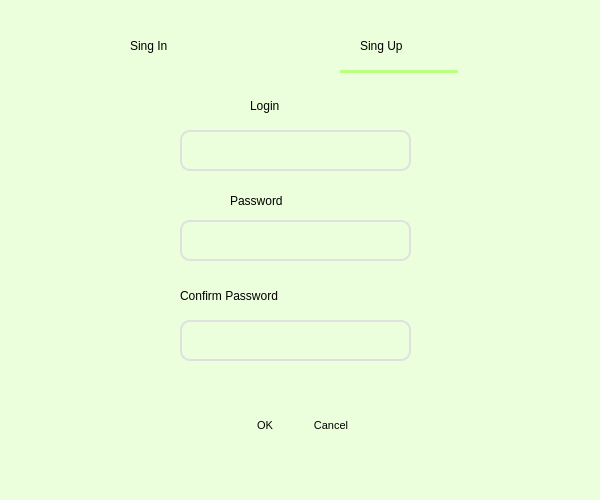
<?xml version="1.0" encoding="UTF-8"?>
<ui version="4.0">
 <class>Dialog</class>
 <widget class="QDialog" name="Dialog">
  <property name="geometry">
   <rect>
    <x>0</x>
    <y>0</y>
    <width>600</width>
    <height>500</height>
   </rect>
  </property>
  <property name="windowTitle">
   <string>Dialog</string>
  </property>
  <property name="styleSheet">
   <string notr="true">background-color: #ECFFDC;
border-radius: 20px;
</string>
  </property>
  <widget class="QDialogButtonBox" name="buttonBox">
   <property name="geometry">
    <rect>
     <x>10</x>
     <y>400</y>
     <width>351</width>
     <height>51</height>
    </rect>
   </property>
   <property name="styleSheet">
    <string notr="true">QPushButton {
	border-radius: 20px;
    min-width: 50px;
    max-width: 70px;
    min-height: 20px;
    max-height: 30px;
    padding: 2px 5px;
    font-size: 8pt;
	icon: none
}
QPushButton[text=&quot;OK&quot;] {
    background-color: #BAFF82;
    color: black;
}
QPushButton[text=&quot;OK&quot;]:hover {
    background-color: #48A000;
	color: white;
}
QPushButton[text=&quot;Cancel&quot;] {
    background-color: transparent;
    border: 2px solid #BAFF82;
    color: black;
}
QPushButton[text=&quot;Cancel&quot;]:hover {
    background-color: #48A000;
	color: white;
	border: none;
}</string>
   </property>
   <property name="standardButtons">
    <set>QDialogButtonBox::Cancel|QDialogButtonBox::Ok</set>
   </property>
  </widget>
  <widget class="QLineEdit" name="lineEdit">
   <property name="geometry">
    <rect>
     <x>180</x>
     <y>220</y>
     <width>231</width>
     <height>41</height>
    </rect>
   </property>
   <property name="styleSheet">
    <string notr="true">border: 2px solid #e0e0e0;
border-radius: 10px;
padding: 10px;</string>
   </property>
   <property name="echoMode">
    <enum>QLineEdit::Password</enum>
   </property>
  </widget>
  <widget class="QLineEdit" name="lineEdit_2">
   <property name="geometry">
    <rect>
     <x>180</x>
     <y>130</y>
     <width>231</width>
     <height>41</height>
    </rect>
   </property>
   <property name="styleSheet">
    <string notr="true">border: 2px solid #e0e0e0;
border-radius: 10px;
padding: 10px;</string>
   </property>
  </widget>
  <widget class="QLabel" name="label_2">
   <property name="geometry">
    <rect>
     <x>230</x>
     <y>190</y>
     <width>131</width>
     <height>21</height>
    </rect>
   </property>
   <property name="styleSheet">
    <string notr="true">background-color: transparent;
color: black;                   
font: bold 17pt 'Segoe UI';</string>
   </property>
   <property name="text">
    <string>Password</string>
   </property>
  </widget>
  <widget class="QLabel" name="label">
   <property name="geometry">
    <rect>
     <x>250</x>
     <y>90</y>
     <width>71</width>
     <height>31</height>
    </rect>
   </property>
   <property name="styleSheet">
    <string notr="true">alignment: center;
background-color: transparent;
color: black;                   
font: bold 17pt 'Segoe UI';</string>
   </property>
   <property name="text">
    <string>Login</string>
   </property>
  </widget>
  <widget class="QLabel" name="signInLabel">
   <property name="geometry">
    <rect>
     <x>130</x>
     <y>30</y>
     <width>91</width>
     <height>31</height>
    </rect>
   </property>
   <property name="styleSheet">
    <string notr="true">alignment: center;
background-color: transparent;
color: black;                   
font: bold 15pt 'Segoe UI';</string>
   </property>
   <property name="text">
    <string>Sing In</string>
   </property>
  </widget>
  <widget class="QLabel" name="signUpLabel">
   <property name="geometry">
    <rect>
     <x>360</x>
     <y>30</y>
     <width>101</width>
     <height>31</height>
    </rect>
   </property>
   <property name="styleSheet">
    <string notr="true">alignment: center;
background-color: transparent;
color: black;                   
font: bold 15pt 'Segoe UI';</string>
   </property>
   <property name="text">
    <string>Sing Up</string>
   </property>
  </widget>
  <widget class="Line" name="underline">
   <property name="geometry">
    <rect>
     <x>340</x>
     <y>70</y>
     <width>118</width>
     <height>3</height>
    </rect>
   </property>
   <property name="styleSheet">
    <string notr="true">background-color: #BAFF82;
border: none;
height: 3px;</string>
   </property>
   <property name="orientation">
    <enum>Qt::Horizontal</enum>
   </property>
  </widget>
  <widget class="QLabel" name="confirmLabel">
   <property name="geometry">
    <rect>
     <x>180</x>
     <y>280</y>
     <width>231</width>
     <height>31</height>
    </rect>
   </property>
   <property name="styleSheet">
    <string notr="true">background-color: transparent;
color: black;                   
font: bold 17pt 'Segoe UI';</string>
   </property>
   <property name="text">
    <string>Confirm Password</string>
   </property>
  </widget>
  <widget class="QLineEdit" name="confirmEdit">
   <property name="geometry">
    <rect>
     <x>180</x>
     <y>320</y>
     <width>231</width>
     <height>41</height>
    </rect>
   </property>
   <property name="styleSheet">
    <string notr="true">border: 2px solid #e0e0e0;
border-radius: 10px;
padding: 10px;</string>
   </property>
   <property name="echoMode">
    <enum>QLineEdit::Password</enum>
   </property>
  </widget>
  <widget class="QFrame" name="frame">
   <property name="geometry">
    <rect>
     <x>-1</x>
     <y>-1</y>
     <width>601</width>
     <height>501</height>
    </rect>
   </property>
   <property name="styleSheet">
    <string notr="true">background-color: #ECFFDC;</string>
   </property>
   <property name="frameShape">
    <enum>QFrame::StyledPanel</enum>
   </property>
   <property name="frameShadow">
    <enum>QFrame::Raised</enum>
   </property>
  </widget>
  <zorder>frame</zorder>
  <zorder>buttonBox</zorder>
  <zorder>lineEdit</zorder>
  <zorder>lineEdit_2</zorder>
  <zorder>label_2</zorder>
  <zorder>label</zorder>
  <zorder>signInLabel</zorder>
  <zorder>signUpLabel</zorder>
  <zorder>underline</zorder>
  <zorder>confirmLabel</zorder>
  <zorder>confirmEdit</zorder>
 </widget>
 <resources/>
 <connections/>
</ui>
